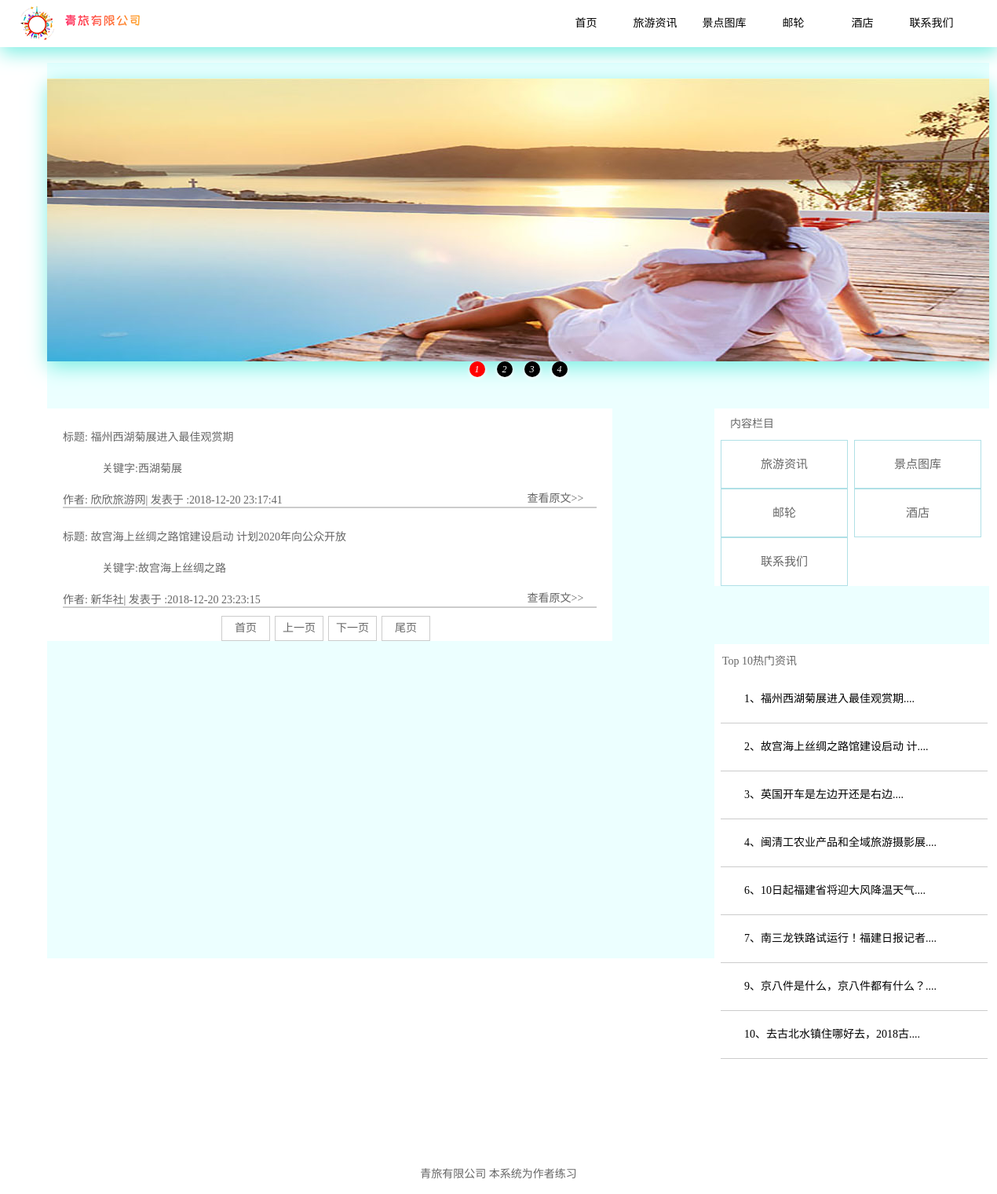
The page / on the database its author committed.
### tables this page shows
CREATE TABLE `ttc_article`  (
  `id` int(10) UNSIGNED NOT NULL AUTO_INCREMENT,
  `title` varchar(80) NOT NULL COMMENT '标题',
  `author` varchar(15) NOT NULL COMMENT '作者',
  `thumb` varchar(255) NULL DEFAULT NULL COMMENT '封面图',
  `time` timestamp(0) NOT NULL DEFAULT CURRENT_TIMESTAMP COMMENT '创建时间',
  `content` text NOT NULL COMMENT '内容',
  `keywords` varchar(150) NOT NULL COMMENT '关键字',
  PRIMARY KEY (`id`) USING BTREE
);

### index.php (the view, shortened to what this page needs)
<!DOCTYPE html PUBLIC "-//W3C//DTD XHTML 1.0 Transitional//EN" "http://www.w3.org/TR/xhtml1/DTD/xhtml1-transitional.dtd">
<html xmlns="http://www.w3.org/1999/xhtml">
<head>
<link type="text/css" rel="stylesheet" href="css/index.css"/>
<?php include 'information.php';?>
<?php include 'hot_article.php'?>
</head>
<body>
<div id="banner">
	<div class="logo">
		<img src="images/logo.png"/>
    	<img src="images/logo_title.png"/>
    </div>
    <div class="bar">
    </div>
</div>
<div id="middle">
    <div class="solid">
        <ul class="oUl"></ul>
            <ol>
                <li class="on">1</li>
                <li>2</li>
                <li>3</li>
                <li>4</li>
            </ol>
    </div>
    <div id="content">
        <div class="left">
            <?php
				while($rows = mysqli_fetch_array($result1)){
					echo "<div class='information'>";
						echo "<div class='art_title'>";
							echo "标题: ".$rows['title'];
						echo "</div>";
						echo "<div class='keyWords'>";
							echo "关键字:".$rows['keywords'];
						echo "</div>";
						?>
				<?php
						echo "<div class='inf_message'>";
						echo "<div class='inf_auther_and_time'>";
							echo "作者: ".$rows['author']."|";
							echo "&nbsp;发表于 :".$rows['time'];
						echo "</div>";
								echo "<a href='original.php?id=".$rows['id']."' class='original'>";
									echo "查看原文>>";
						echo "</a>";
						echo "</div>";
						echo "</div>";
				}?>
                <?php echo "<div class='btn_group'>"?>
               		 <a href="<?php echo 'index.php'.'?page='.'1';?>" onclick="return false" id="aclick" class="btn">首页</a>
                	<a href="<?php echo $_SERVER['PHP_SELF'].'?page='.$prePage;?>" class="btn">上一页</a>
                	<a href="<?php echo $_SERVER['PHP_SELF'].'?page='.$nextPage;?>" class="btn">下一页</a>
                	<a href="<?php echo 'index.php'.'?page='.$pages;?>" id="endclick" class="btn" >尾页</a>
       		<?php echo "</div>"?>
        </div>
        <div class="banner_right">
        	<p class="banner_p">内容栏目</p>
            <a href="original.php" class="banner_a">旅游资讯</a>
            <a href="attractions_gallery.php" class="banner_a">景点图库</a>
            <a href="loose_pulley.php" class="banner_a">邮轮</a>
            <a href="hotel.php" class="banner_a">酒店</a>
            <a href="connection.php" class="banner_a">联系我们</a>
        </div>
        <div class="hot_articles">
        		<p class="hot_p">Top 10热门资讯</p>
            	<?php
					while($rows3 = mysqli_fetch_array($result,MYSQLI_ASSOC)){
						echo "<div class='hot'>";
						echo "<a href='original.php?id=".$rows3['id']."' class='hot_a'>";
						echo $rows3['id']."、";
						if($rows3['title']){
							$str = $rows3['title'];
							if(strlen($rows3['title'])>20){
								$str = mb_substr($rows3['title'],0,15,'utf8').'....';
								echo $str;
							}else{
								echo $str;
							}
						}
						echo "</a>";
						echo "<br/>";
						echo "</div>";
						}
				?>
        </div>
    </div>
</div>
<div class="buttom">
    	青旅有限公司   本系统为作者练习
</div>
</body>
</html>

### information.php (shortened to what this page needs)
<!DOCTYPE html PUBLIC "-//W3C//DTD XHTML 1.0 Transitional//EN" "http://www.w3.org/TR/xhtml1/DTD/xhtml1-transitional.dtd">
<html xmlns="http://www.w3.org/1999/xhtml">
<head>
</head>
<body>
<?php
$link = @mysqli_connect('localhost:3306','root','123456','itcast_ttc') or die("数据库连接失败!");
mysqli_query($link,'set names utf8');
$currentPage = 1;
$sql = "select count(*) as count from ttc_article";
$result = mysqli_query($link,$sql);
$row = mysqli_fetch_array($result);
$pageCounts = $row['count'];
$pageSize = 2;
$pages = ceil($pageCounts/$pageSize);
$prePage = $currentPage - 1;
if($prePage <= 0){
	$prePage = 1;
	}
$nextPage = $currentPage+1;
$start = ($currentPage - 1)*$pageSize;
$sql1 = "select * from ttc_article limit $start,$pageSize";
$result1 = mysqli_query($link,$sql1);
?>
</body>
</html>

### hot_article.php (shortened to what this page needs)
<!DOCTYPE html PUBLIC "-//W3C//DTD XHTML 1.0 Transitional//EN" "http://www.w3.org/TR/xhtml1/DTD/xhtml1-transitional.dtd">
<html xmlns="http://www.w3.org/1999/xhtml">
<head>
</head>
<body>
<?php
$link=@mysqli_connect('localhost:3306','root','123456','itcast_ttc') or exit("数据库连接失败!");
$sql = 'select * from ttc_article order by id  limit 10';
mysqli_query($link, 'set names utf8');
$result = mysqli_query($link,$sql);
?>
</body>
</html>

### css/index.css (style rules this page uses)
* { padding:0px; margin:0px; color:#666; font-size:14px; }
#banner { width:100%; height:60px; background:#FFF; box-shadow: 1px 7px 25px #79EEE2; position:fixed; top:0px; bottom:0px; z-index:1000;https: }
.logo { height:60px; width:30%; margin-left:20px; float:left; }
.bar { width:50%; height:60px; margin-left:55%; }
a { display:block; width:80px; height:60px; line-height:60px; text-align:center; float:left; color:#000; text-decoration:none; margin-left:8px; }
#middle { background:#ECFFFF; position:absolute; width:auto; height:auto; margin-top:80px; margin-left:60px; }
#content { position:relative; width:1200px; height:700px; margin:60px auto auto auto; }
.left { position:relative; width:720px; height:auto; float:left; }
.banner_right { position:relative; width:350px; height:auto; float:right; margin-left:126px; }
.hot_articles { position:absolute; width:350px; height:700px; float:right; margin-top:300px; margin-left:850px; }
.left,.banner_right,.hot_articles { background:#fff; }
.information { width:680px; height:auto; margin:0 auto; margin-top:25px; border-bottom:1px solid #ccc; background:#fff; }
.art_title { width:auto; height:20px; }
.keyWords { width:auto; height:20px; margin-left:50px; margin-top:20px; }
.inf_message { width:auto; height:20px; border-bottom:0.5px solid #ccc; margin-top:20px; }
.inf_auther_and_time { width:480px; color:#666; font-size:14px; float:left; }
.original { width:95px; height:20px; line-height:20px; text-align:center; margin-left:100px; color:#666; font-size:14px; }
.btn { width:60px; height:30px; border:1px solid #ccc; line-height:30px; display:block; margin-left:-2px; color:#666; background:#fff; margin-left:6px; }
.btn_group { clear:both; width:auto; height:32px; padding-left:30%; margin-top:10px; }
.banner_p { width:auto; height:40px; line-height:40px; padding-left:20px; }
.banner_a { width:160px; color:#666; height:auto; border:1px solid #B0E0E6; font-size:15px; }
.hot_p { margin-top:10px; margin-left:10px; margin-bottom:10px; }
.hot_a { width:310px; text-align:left; padding-left:30px; clear:both; border-bottom:1px solid #ccc; background:#fff; }
.buttom { line-height:50px; text-align:center; width:100%; height:50px; background:#fff; position:fixed; bottom:0px; }

### index.php (style rules this page uses)
li { list-style: none; }
.solid { width: 1200px; height: 360px; margin: 20px auto 0; box-shadow: 1px 7px 25px #79EEE2; }
.solid ul { height: 100%; }
.solid ol { position: absolute; left: 50%; width: 140px; height: 20px; transform: translateX(-50%); display: flex; justify-content: space-around; }
.solid ol li { width: 20px; height: 20px; background: black; box-shadow: 0 2px 5px white; border-radius: 50%; color: white; text-align: center; font: italic 12px/20px 'Microsoft Yahei'; cursor: pointer; }
.solid ol li.on { background: red; }

### rows shown on the page
ttc_article: title "福州西湖菊展进入最佳观赏期", keywords "西湖菊展", author "欣欣旅游网", time "2018-12-20 23:17:41", id "1", title "福州西湖菊展进入最佳观赏期...."
ttc_article: title "故宫海上丝绸之路馆建设启动 计划2020年向公众开放", keywords "故宫海上丝绸之路", author "新华社", time "2018-12-20 23:23:15", id "2", title "故宫海上丝绸之路馆建设启动 计...."
ttc_article: id "3", title "英国开车是左边开还是右边...."
ttc_article: id "4", title "闽清工农业产品和全域旅游摄影展...."
ttc_article: id "6", title "10日起福建省将迎大风降温天气...."
ttc_article: id "7", title "南三龙铁路试运行！福建日报记者...."
ttc_article: id "9", title "京八件是什么，京八件都有什么？...."
ttc_article: id "10", title "去古北水镇住哪好去，2018古...."
